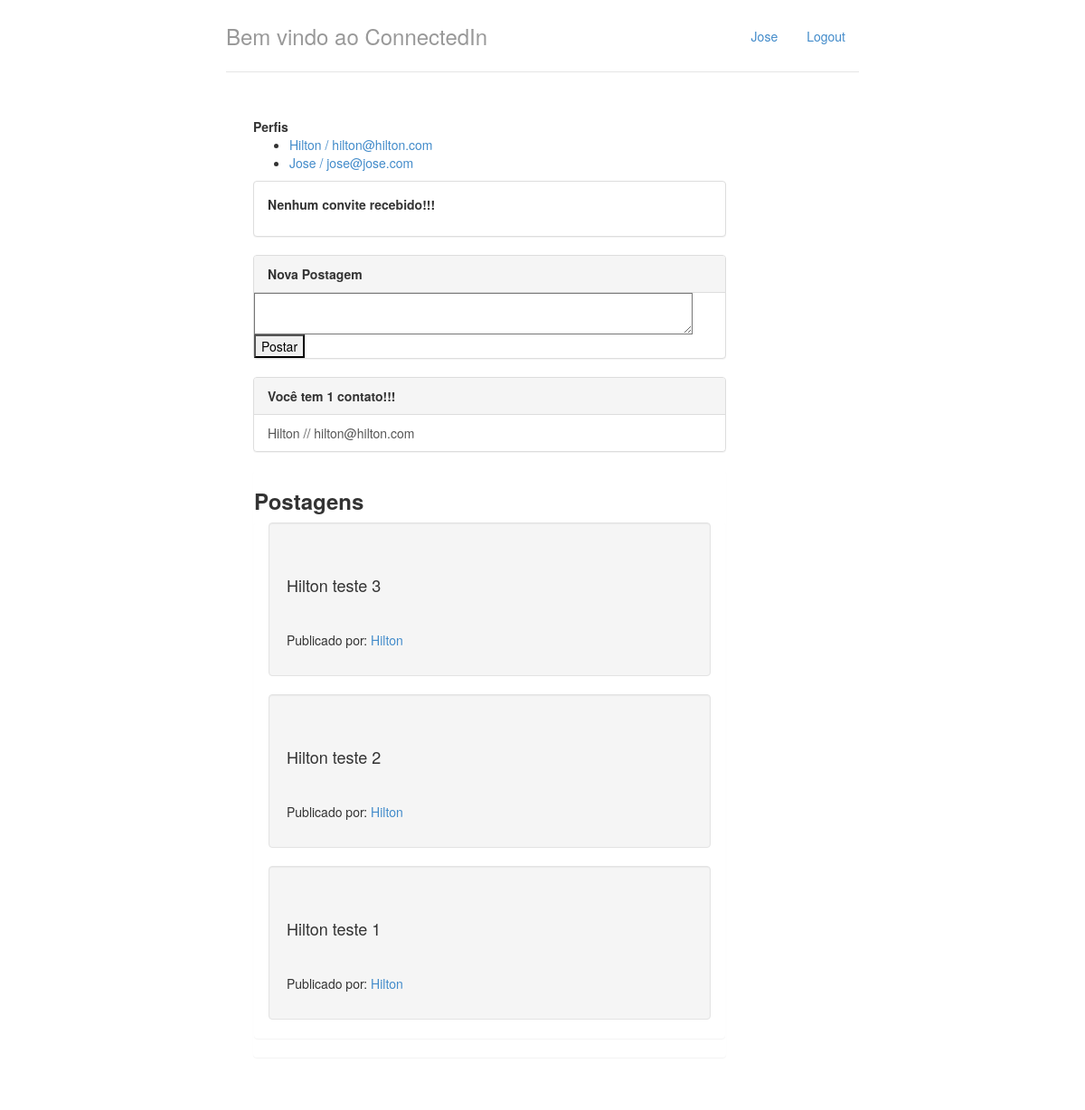
The page / (signed in) on the database as committed earlier.
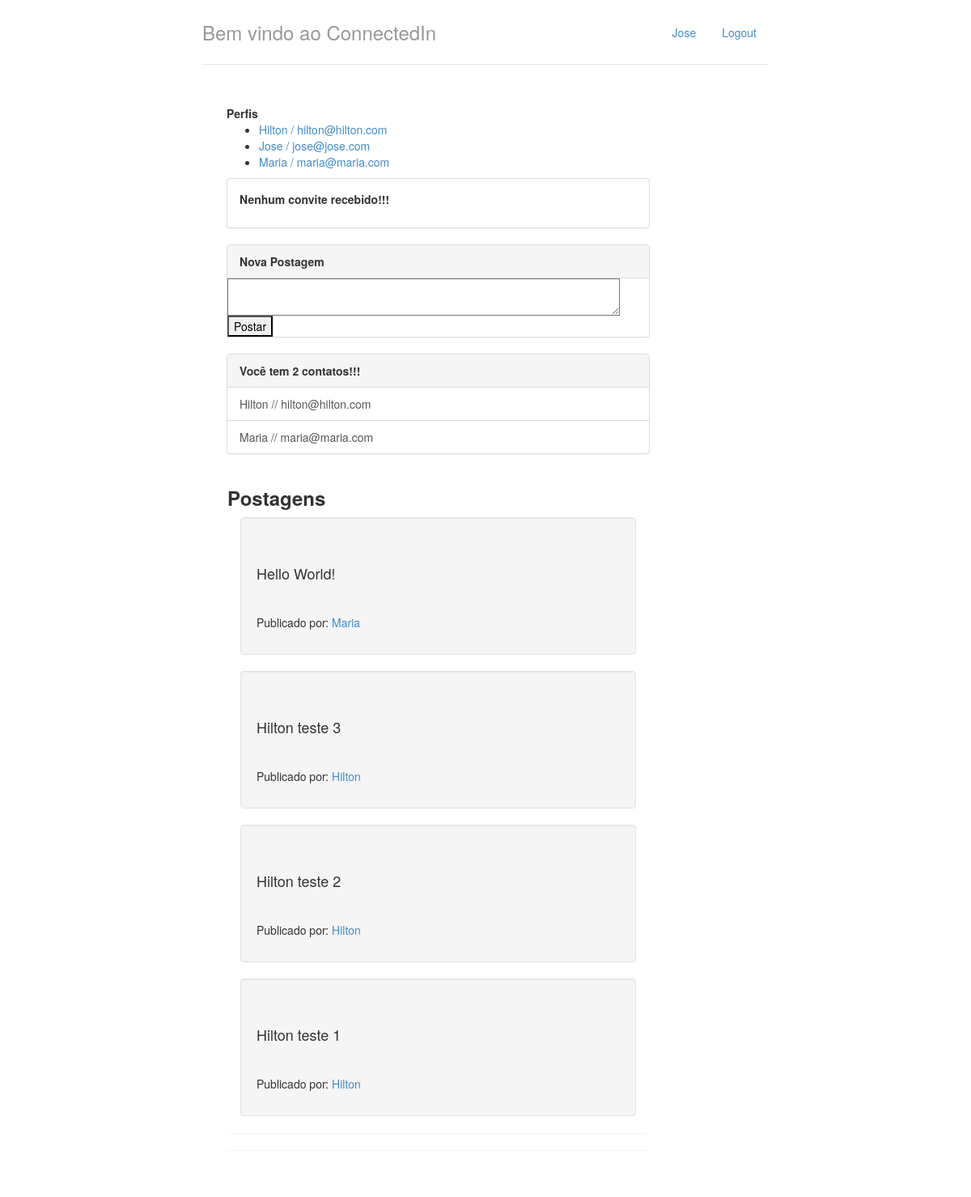
The same page on the database as committed later.
### perfis/models.py (models this page shows, shortened)
class Perfil(models.Model):
    nome = models.CharField(max_length=255, null=False)
    telefone = models.CharField(max_length=15, null=False)
    nome_empresa = models.CharField(max_length=255, null=False)
    contatos = models.ManyToManyField('self', related_name='contatos')
    usuario = models.OneToOneField(User, related_name="perfil", on_delete=models.CASCADE)
    @property
    def email(self):
        return self.usuario.email

class Postagem(models.Model):
    texto = models.CharField(max_length=200)
    data = models.TimeField(blank=True, auto_now=True)
    perfil = models.ForeignKey(Perfil, on_delete=models.CASCADE)
    class Meta:
        ordering = [F('data').desc(nulls_last=True)]

### perfis/views.py (the view)
# urls.py: path('', perfil_v.index, name='index'),
@login_required
def index(request):
    perfil_logado = get_perfil_logado(request)
    context = {}
    context['perfis'] = Perfil.objects.all()
    context['perfil_logado'] = get_perfil_logado(request)
    context['postagens'] = Postagem.objects.all().order_by("-data")
    context['contatos'] = perfil_logado.contatos.all()
    return render(request, 'index.html', context)

### perfis/views.py (called while the page is built)
@login_required
def get_perfil_logado(request):
    return request.user.perfil

### perfis/templates/index.html (shortened to what the changed rows need)
{% extends "base.html" %}
{% block body %}
    <div class="col-lg-10">
        <div class="panel-heading">
            {% if perfis %}
                <ul>
                    {% for perfil in perfis%}
                        <li>
                            <a href="{% url 'exibir' perfil.id%}">
                                {{ perfil.nome }} / {{perfil.email}}
                            </a>
                        </li>
                    {% endfor %}
                </ul>
            {% else %}
                <p>Nenhum perfil encontrado</p>
            {% endif %}
            <div class="panel panel-default">
                {% with contatos=perfil_logado.contatos %}
                    {% if contatos.count %}
                        <div class="panel-heading">
                            <strong>
                                Você tem {{contatos.count}}
                                contato{{contatos.count|pluralize}}!!!
                            </strong>
                        </div>
                        <ul class="list-group">
                            {% for contato in contatos.all %}
                                <a href="{% url 'exibir' contato.id %}"class="list-group-item">
                                    {{ contato.nome }} // {{ contato.email }}
                                </a>
                            {% endfor %}
                        </ul>
                    {% else %}
                        <div class="panel-body">
                            <strong>
                                <p>Você não possui contatos no momento!!!</p>
                            </strong>
                        </div>
                    {% endif %}
                {% endwith %}
            </div>
            <div class="panel heading">
                <div class="panel panel-group">
                    {% if postagens %}
                        {% for post in postagens %}
                        {% if post.perfil != perfil_logado and post.perfil in contatos %}
                                <div class="container">
                                        <div class="well well-default">
                                            <h4><div class="content">{{post.texto}}</div></h4>
                                            <p>Publicado por:
                                                <a href="{% url 'exibir' post.perfil.id %}">{{post.perfil.nome}}</a>
                                            </p>
                                        </div>
                                </div>
                            {% endif %}
                        {% endfor %}
                    {% endif %}
                </div>
            </div>
        </div>
    </div>
{% endblock %}

### perfis/templates/base.html (shortened to what this page needs)
{% load static %}
<!DOCTYPE html>
<html lang="pt-br">
    <head>
        <link href="{% static "styles/bootstrap.css" %}" rel="stylesheet"/>
        <link href="{% static "styles/main.css" %}" rel="stylesheet"/>
    </head>
    <body>
        <div class="container">
            <div class="header">
                <ul class="nav nav-pills pull-right">
                    <li><a href="{% url 'index' %}">{{perfil_logado.nome}}</a></li>
                    <li><a href="/logout/">Logout</a></li>
                </ul>
                <h3 class="text-muted">Bem vindo ao ConnectedIn</h3>
            </div>
            <div class="row content">
                {% block body %}
                {% endblock %}
            </div>
        </div>
    </body>
</html>

Rows that differ between the two databases and show on the page:
added Perfil: nome "Maria", email "maria@maria.com"
added Postagem: texto "Hello World!", perfil.nome "Maria"
Other text that changed with them:
{{ contatos.count }}: "1" → "2"
